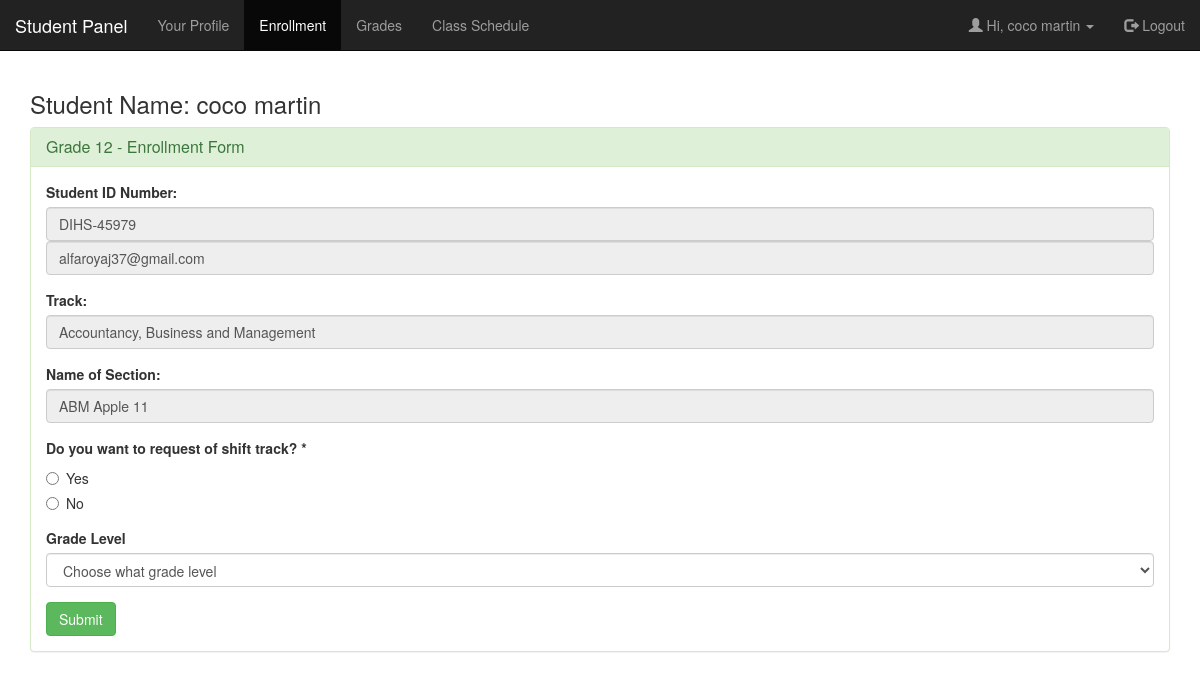
The app's page /student/enrollmentform.php (signed in) with its own data.
### tables this page shows
CREATE TABLE `tbl_students` (
  `id` int(10) NOT NULL,
  `studentid_no` varchar(30) DEFAULT NULL,
  `track_id` varchar(30) DEFAULT NULL,
  `grade_level` varchar(10) DEFAULT NULL,
  `nameof_section` varchar(100) DEFAULT NULL,
  `sex` varchar(10) DEFAULT NULL,
  `email` varchar(255) NOT NULL,
  `student_fname` varchar(100) DEFAULT NULL,
  `student_lname` varchar(100) DEFAULT NULL,
  `student_middlename` varchar(100) DEFAULT NULL,
  `password` varchar(100) DEFAULT NULL,
  `created_by` varchar(100) DEFAULT NULL,
  `date_created` timestamp NOT NULL DEFAULT current_timestamp()
);

CREATE TABLE `tbl_tracks` (
  `id` int(10) NOT NULL,
  `track_id` varchar(30) DEFAULT NULL,
  `track_name` varchar(100) DEFAULT NULL,
  `track_acronym` varchar(20) DEFAULT NULL,
  `created_by` varchar(100) DEFAULT NULL,
  `date_created` timestamp NOT NULL DEFAULT current_timestamp()
);

### student/enrollmentform.php (the view, shortened to what this page needs)
<?php
require '../database/database.php';
$studentIdNo = $_SESSION["studentid_no"];
?>
<!DOCTYPE html>
<html lang="en">
<head>
  <link rel="stylesheet" href="https://maxcdn.bootstrapcdn.com/bootstrap/3.4.1/css/bootstrap.min.css">
  <link rel="stylesheet" type="text/css" href="../css/general.css">
</head>
<body>
  <nav class="navbar navbar-inverse navbar-static-top">
    <div class="container-fluid">
      <div class="navbar-header">
        <a class="navbar-brand">Student Panel</a>
      </div>
      <ul class="nav navbar-nav">
        <li><a href="profile.php">Your Profile</a></li>
        <li class="active"><a href="enrollmentform.php">Enrollment</a></li>
        <li><a href="grades.php">Grades</a></li>
        <li><a href="schedules.php">Class Schedule</a></li>
      </ul>
      <ul class="nav navbar-nav navbar-right">
        <li class="dropdown">
          <a class="dropdown-toggle" data-toggle="dropdown" href="#">
            <span class="glyphicon glyphicon-user"></span> Hi, <?php echo $_SESSION["studentname"]; ?>
            <span class="caret"></span></a>
        </li>
        <li><a href="logout.php"><span class="glyphicon glyphicon-log-out"></span> Logout</a></li>
      </ul>
    </div>
  </nav>
  <div class="container">
    <h3>Student Name: <?php echo $_SESSION["studentname"]; ?></h3>
    <div id="schedform" class="panel panel-success">
      <div class="panel-heading">
        <h4 class="panel-title">Grade 12 - Enrollment Form</h4>
      </div>
      <div class="panel-body">
        <form id="eForm" method="post">
          <?php
          $sql = "SELECT tbl_students.studentid_no, tbl_students.email, tbl_tracks.track_name, tbl_tracks.track_id, tbl_students.nameof_section
          FROM tbl_students
          INNER JOIN tbl_tracks ON tbl_students.track_id = tbl_tracks.track_id
          WHERE tbl_students.studentid_no = :studentid_no";
          $result = $conn->prepare($sql);
          $result->bindParam(':studentid_no', $studentIdNo);
          $result->execute();
          $rowCount = $result->rowCount();
          if ($rowCount > 0) {
            while ($row = $result->fetch(PDO::FETCH_OBJ)) {
              ?>
              <div class="form-group">
                <label>Student ID Number:</label>
                <input type="text" class="form-control" name="studentidno" readonly value="<?php echo $row->studentid_no; ?>">
                <input type="text" class="form-control" name="email" readonly value="<?php echo $row->email; ?>">
              </div>
              <div class="form-group">
                <label>Track:</label>
                <input type="text" class="form-control" name="trackcurrent" readonly value="<?php echo $row->track_name; ?>">
              </div>
              <div class="form-group">
                <label>Name of Section:</label>
                <input type="text" class="form-control" readonly value="<?php echo $row->nameof_section; ?>">
              </div>
              <div class="form-group">
                <p><strong>Do you want to request of shift track? *</strong></p>
                <div class="radio">
                  <label><input type="radio" name="shiftanswer" required value="Yes"> Yes</label>
                </div>
                <div class="radio">
                  <label><input type="radio" name="shiftanswer" required value="No"> No</label>
                </div>
              </div>
              <div class="form-group">
                <label>Grade Level</label>
                <select class="form-control" id="gradelevel-id" name="gradelevel" required>
                  <option value="" hidden>Choose what grade level</option>
                </select>
              </div>
              <button type="submit" class="btn btn-success">Submit</button>
              <?php
            }
          } else {
            echo "No data found!";
          }
          ?>
        </form>
      </div>
    </div>
  </div>
</body>
</html>

### records on screen
tbl_students: studentidno "DIHS-45979", email "alfaroyaj37@gmail.com", trackcurrent "Accountancy, Business and Management", nameof_section "ABM Apple 11"

### other values on screen
$_SESSION["studentname"] "coco martin"
